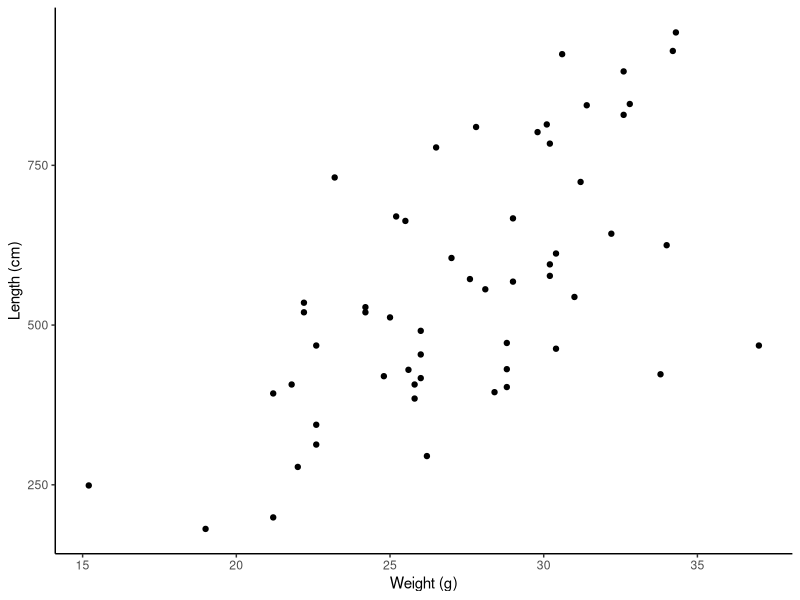

Write the R code that produced this figure. (Note: this script raises an error after producing the figure.)
library(here)
library(tidyverse)

# Import the data
SizeData <- read_csv("data/SizeData.csv") %>%
  # Average the first 2 days' weights
  mutate(Weight_g = (Weight_g + Weight_2)/2) %>%
  # Remove the notes and `Weight_2` column
  select(-c("...9", Weight_2))

# ggplot function to compare weight and length
weightLength <- ggplot(SizeData,
                     aes(x = Length_cm,
                         y = Weight_g)) +
  geom_point() +
  labs(x = "Weight (g)",
       y = "Length (cm)") +
  theme_classic()

sizeFigure

